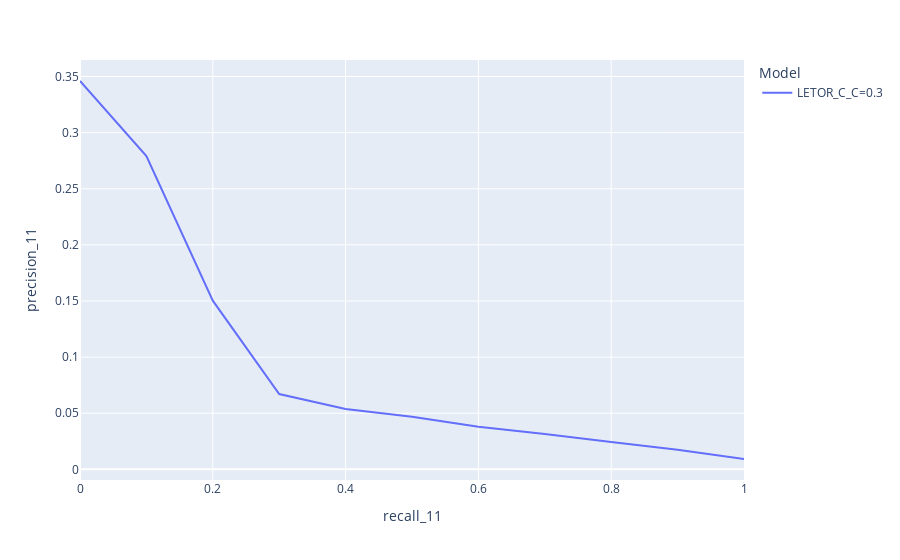

Notebook code cell kept with this figure:
### Code cell
fig_c = px.line(records, x="recall_11", y="precision_11", color='Model')
fig_c.show()

### Figure 1 — Plotly figure (JSON) as saved in the notebook; plotly's stock layout.template omitted (floating-point values rounded to 4 significant figures)
{"data": [{"hovertemplate": "Model=LETOR_C_C=0.3<br>recall_11=%{x}<br>precision_11=%{y}<extra></extra>", "legendgroup": "LETOR_C_C=0.3", "line": {"color": "#636efa", "dash": "solid"}, "marker": {"symbol": "circle"}, "mode": "lines", "name": "LETOR_C_C=0.3", "orientation": "v", "showlegend": true, "type": "scatter", "x": [0, 0.1, 0.2, 0.3, 0.4, 0.5, 0.6, 0.7, 0.8, 0.9, 1], "xaxis": "x", "y": [0.346, 0.279, 0.1503, 0.06707, 0.05386, 0.04696, 0.03797, 0.0315, 0.02433, 0.01738, 0.009223], "yaxis": "y"}], "layout": {"legend": {"title": {"text": "Model"}, "tracegroupgap": 0}, "margin": {"t": 60}, "xaxis": {"anchor": "y", "domain": [0, 1], "title": {"text": "recall_11"}}, "yaxis": {"anchor": "x", "domain": [0, 1], "title": {"text": "precision_11"}}}}
